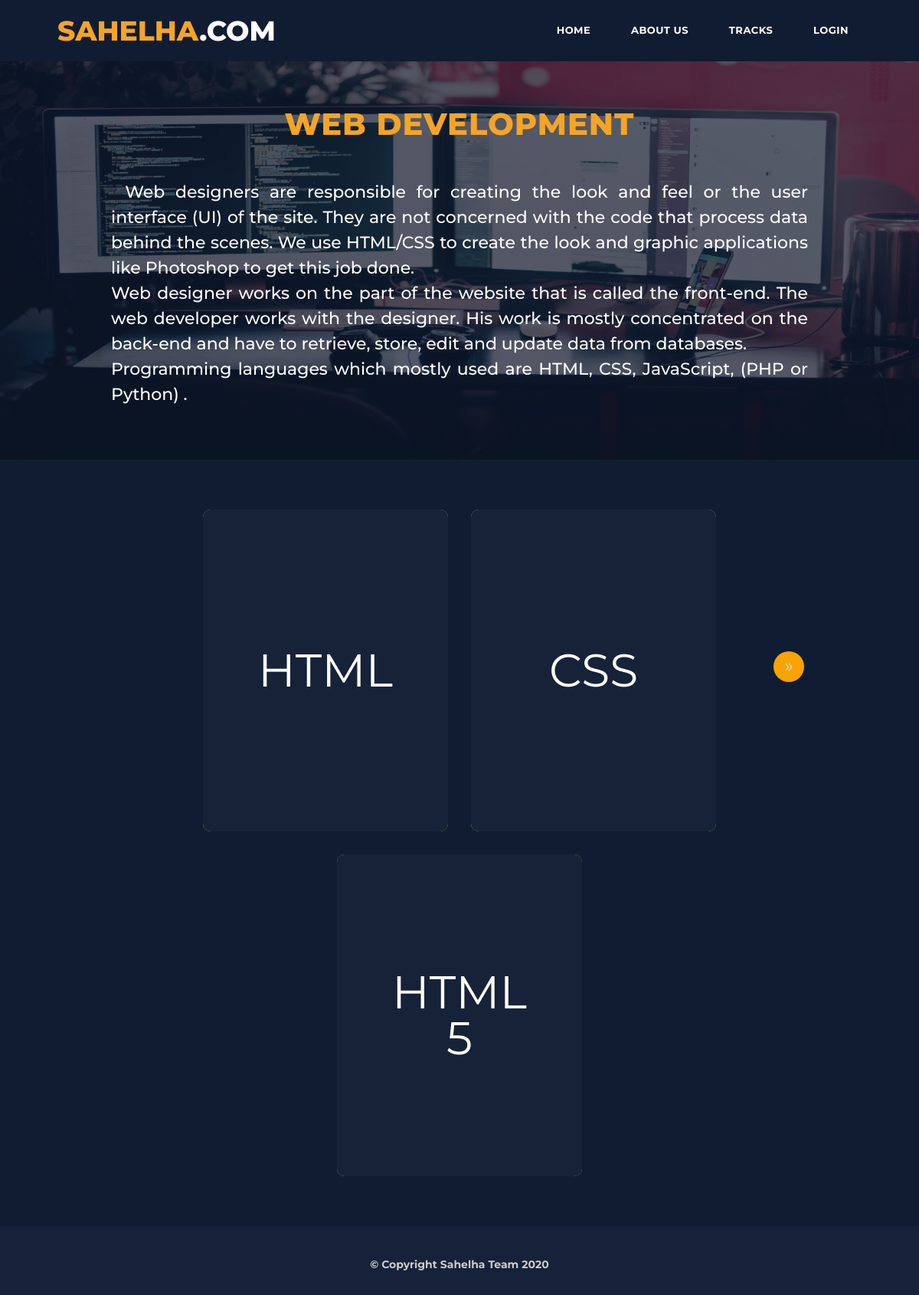
/tracks/web-development, run on the app's committed database.
### tracksapp/models.py (models this page shows, shortened)
class tracksapp(models.Model):
    title=models.CharField(max_length=100, verbose_name='Track Name')
    description_in_list=models.TextField(max_length=1000, verbose_name='Description in Home')
    description_in_detail=models.TextField(max_length=1000, verbose_name="Description inside Track's Page")
    category=models.ForeignKey('Category',on_delete=models.CASCADE, verbose_name='Category')
    image_in_list = models.ImageField( upload_to=image_upload, verbose_name='Image in Home')
    background_in_detail = models.ImageField( upload_to=image_upload_detail, verbose_name="Background Image in Track's page")
    slug= models.SlugField(blank=True, null=True)
    courses=models.ManyToManyField('courses')

class courses(models.Model):
    class NewManager(models.Manager):
        options = (
            ('draft', 'Draft'),
            ('published', 'Published'),
        )
    title=models.CharField(max_length=30, verbose_name='Courses Name')
    firstcourse_title=models.CharField(max_length=30, blank=True, null=True, verbose_name="First Course Title")
    firstcourse_url=models.URLField(blank=True, null=True, verbose_name="First Course URL")
    secondcourse_title=models.CharField(max_length=30, blank=True, null=True , verbose_name="Second Course Title")
    secondcourse_url=models.URLField(blank=True, null=True, verbose_name="Second Course URL")
    thirdcourse_title=models.CharField(max_length=30, blank=True, null=True, verbose_name="Third Course Title")
    thirdcourse_url=models.URLField(blank=True, null=True, verbose_name="Third Course URL")
    slug=models.SlugField(blank=True, null=True)
    favourites=models.ManyToManyField(
        User,related_name='favourite',default=None,blank=True)
    objects = models.Manager()  # default manager
    newmanager = NewManager()  # custom manager

### tracksapp/views.py (the view)
# urls.py: path('tracks/<str:slug>',views.track_detail, name = 'track_detail'),
def track_detail(request , slug):
    track_detail = tracksapp.objects.get(slug=slug)
    mycourses = track_detail.courses.all()
    paginator = Paginator(mycourses, 3)
    page_number = request.GET.get('page')
    page_obj = paginator.get_page(page_number)
    context ={'track':track_detail,'courses':page_obj,}
    return render(request,'tracksapp/track_detail.html',context)

### tracksapp/templates/tracksapp/track_detail.html (shortened to what this page needs)
<link rel="stylesheet" href="https://stackpath.bootstrapcdn.com/bootstrap/4.5.2/css/bootstrap.min.css"
>
{%extends 'base.html'%}
{% load static %}
{% block css %}
    <link rel="stylesheet" href="{% static 'css/bootstrap.min.css' %}">
    <link rel="stylesheet" href="{% static 'css/bootstrap-theme.min.css' %}">
    <link rel="stylesheet" href="{% static 'css/fontAwesome.css' %}">
    <link rel="stylesheet" href="{% static 'css/hero-slider.css' %}">
    <link rel="stylesheet" href="{% static 'css/owl-carousel.css' %}">
    <link rel="stylesheet" href="{% static 'css/lightbox.css' %}">
    <link rel="stylesheet" href="{% static 'css/owl.css' %}">
    <link rel="stylesheet" href="{% static 'css/lightbox.css' %}">
    <link rel="stylesheet" href="{% static 'css/details.css' %}">
{% endblock css %}
{% block body %}
    <div>
     <img src="{{track.background_in_detail.url}}">
      <div class="parallax-content baner-content" id="home">
        <div class="container">
          <div class="text-content">
            <h1>{{track.title}}</h1><br>
              <div>
                {{track.description_in_detail|linebreaks}}
              </div>
          </div>
        </div>
      </div>
    </div>
  <div class="mydiv">
    <div class="container1">
      {% for course in courses %}
        <div class="box">
          <div class="title">
              <p>{{course.title}}</p>
          </div>
          <div class="content">
              <ul>
                <li><a href="{{course.firstcourse_url}}"><p>{{course.firstcourse_title}}</p></a></li>
                <li><a href="{{course.secondcourse_url}}"><p>{{course.secondcourse_title}}</p></a></li>
                {% if course.thirdcourse_title != null %}
                <li><a href="{{course.thirdcourse_url}}"><p>{{course.thirdcourse_title}}</p></a></li>
                {% endif %}
              </ul>
              {%if request.user.is_authenticated%}
                  {%if request.user in courses.favourites.all %}
                    <a href="{% url 'accounts:favourite_list' %}" style="margin: 10px;" class="btn btn-primary">Remove Favourites</a>
                  {% else %}
                    <a href="{% url 'accounts:favourite_add' course.id %}" style="margin: 10px;" class="btn btn-primary">Add to Favourites</a>
                  {% endif %}
              {% else %}
              <a href="{% url 'accounts:signup' %}" style="margin: 10px;" class="btn btn-primary">Add to Favourites</a>
              {%endif%}
          </div>
        </div>
      {% endfor %}
      {% if courses.has_other_pages %}
        {% if courses.has_next %}
          <a href="?page={{courses.next_page_number}}" class="right">&raquo;</a>
        {% endif %}
      {% endif %}
    </div>
  </div>
  <div class="ddd"> </div>
{% endblock body %}

### templates/base.html (shortened to what this page needs)
{% load static %}
<!DOCTYPE html>
<html lang="en">
<head>
    <link rel="stylesheet" href="{% static 'css/normalize.css' %}">
    <link rel="stylesheet" href="{% static 'css/base.css' %}">
    {% block css %}
    {% endblock css %}
</head>
<body>
    <header class="main-header clearfix" role="header">
        <div class="logo">
            <em>SAHELHA</em>.COM
        </div>
        <nav id="menu" class="main-nav" role="navigation">
            <ul class="main-menu">
                <li><a href="{% url 'tracks:track_list' %}">Home</a></li>
                <li class="has-submenu"><a href="{% url 'tracks:track_list' %}">About Us</a></li>
                <li><a href="{% url 'tracks:track_list' %}">Tracks</a></li>
                {%if request.user.is_authenticated%}
                <li><a href="{% url 'accounts:profile' %}">Profile</a></li>
                <li><a  href="{% url 'logout' %}">Log Out</a></li>
                {%else%}
                <li><a href="{% url 'login' %}">Login</a></li>
                {%endif%}
            </ul>
        </nav>
    </header>
    {% block body %}
    {% endblock body %}
    <section class="section6">
    <div class="footer">
    <footer>&copy; Copyright Sahelha Team 2020</footer>
    </div>
    </section>
</body>
</html>

### static/css/base.css (style rules this page uses)
.footer { width: 100%; height: 90px; background-color: #152239; text-align: center; padding: 40px; color: #ccc; font-weight: bold; font-family: 'Montserrat', sans-serif; }
ul { padding: 0px; margin: 0px; list-style: none; }
p { font-size: 13px; line-height: 22px; }
.main-header { background-color: rgb(16,28,50); height: 80px; position: fixed; z-index: 12; width: 100%; top: 0; transition: all 0.2s ease-in-out; height: 80px; text-align: center; line-height: 40px; padding-right: 15px; padding-left: 15px; margin-right: auto; margin-left: auto; font-family: 'Montserrat', sans-serif; }
.main-header .logo { float: left; line-height: 80px; padding-left: 60px; font-size: 36px; text-transform: uppercase; font-weight: 800; color: #fff; }
.main-header .logo em { font-style: normal; color: #f5a425; }
.main-menu { float: right; padding-right: 60px; }
.main-menu li { display: inline-block; line-height: 79px; margin-left: 15px; position: relative; }
.main-menu li:first-child { margin-left: 0px; }
.main-menu li a { padding: 10px 15px; font-size: 13px; text-transform: uppercase; letter-spacing: 0.5px; font-weight: 700; color: #fff; border: 2px solid transparent; transition: all 0.5s; }

### static/css/hero-slider.css (style rules this page uses)
*, *::after, *::before { -webkit-box-sizing: border-box; -moz-box-sizing: border-box; box-sizing: border-box; }
html { font-size: 62.5%; }
body { font-family: "Open Sans", sans-serif; color: #2c343b; background-color: #f2f2f2; }
a { color: #d44457; text-decoration: none; }
img { max-width: 100%; }

### static/css/details.css (style rules this page uses)
body { font-family: 'Montserrat', sans-serif; background-repeat: no-repeat; background-color: rgb(16,28,50); padding: 0; }
.parallax-content { width: 100%; height: 600px; background-size: cover; z-index: 12; }
.baner-content { width: 100%; padding-top: 80px; text-align: center; vertical-align: middle; }
.baner-content .text-content { text-align:center; }
.baner-content .text-content h1 { margin-top: 60px; margin-bottom: 30px; font-size: 40px; text-transform: uppercase; font-weight: 800; color:#f5a425 ; letter-spacing: 1px; }
img { width: 100%; height: 600px; opacity: 0.3; z-index: -1; position: absolute; }
.baner-content .text-content p { color: #fff; font-size: 22px; font-weight: 500; line-height: 1.5; padding: 0px 100px 0px 100px; text-align: justify; white-space: normal; text-indent: 2%; }
.mydiv { position: static; display: block; margin-top: 50px; width: 100%; }
.container1 { display: flex; justify-content: center; align-content: center; flex-wrap: wrap; position: relative; margin: 0px; padding: 0px 90px; width: 100%; }
.container1 .box { position: relative; width: calc(350px - 30px); height: calc(450px - 30px); background: #f5a425; text-align: center; float :left; margin: 15px; box-sizing: border-box; overflow: hidden; border-radius: 10px; right: auto; flex-shrink: 0; flex-grow: 0; }
.container1 .box .title { position: absolute; top: 0; left: 0; width: 100%; height: 100%; background: rgb(22, 34, 56); transition: 0.5s; z-index: 1; }
.container1 .box .title p { position: absolute; top: 50%; left: 50%; transform: translate(-50% , -50%); font-size: 60px; transition: 0.5s; color: #fff; text-align: center; line-height: 1em; }
.container1 .box .content { position: absolute; top: 100px; height: calc(100% - 100%); text-align: center; padding: 50px; box-sizing: border-box; transition: 0.5s; }
.container1 .box .content p { color:#fff; }
.container1 .box .content ul { top: 0; width: 100%; position: relative; margin: 0; padding: 0px 30px 5px 40px; border-top: 1px solid rgba(250,250,250,0.25); }
.container1 .box .content ul li { display: block; padding: 15px 0px; border-bottom: 1px solid rgba(250,250,250,0.25); text-align: center; color: #fff; font-size: 13px; text-transform: uppercase; font-weight: 700; line-height: 1.5; }
.ddd { clear:both; height: 50px; }
.container1 .right, .container1 .left { background-color: #F9A300; display: inline-block; padding: 10px 18px 10px 14px; color: #ddd; text-decoration: none; text-align: center; border-radius: 100%; width: 40px; height: 40px; font-size: 25px; line-height: 0.7; }
.container1 .right { float: right; position: absolute; top: 200px; right: 150px; }

### data on the page
tracksapp: background_in_detail (picture), title "WEB DEVELOPMENT", description_in_detail "Web designers are responsible for creating the look and feel or the user interface (UI) of the site. They are not concerned with the code that process data behind the scenes. We use HTML/CSS to create the look and graphic applications like Photoshop to get this job done. Web designer works on the part of the website that is called the front-end. The web developer works with the designer. His work is mostly concentrated on the back-end and have to retrieve, store, edit and update data from databases. Programming languages which mostly used are HTML, CSS, JavaScript, (PHP or Python) ."
courses: title "HTML"
courses: title "CSS"
courses: title "HTML 5"
